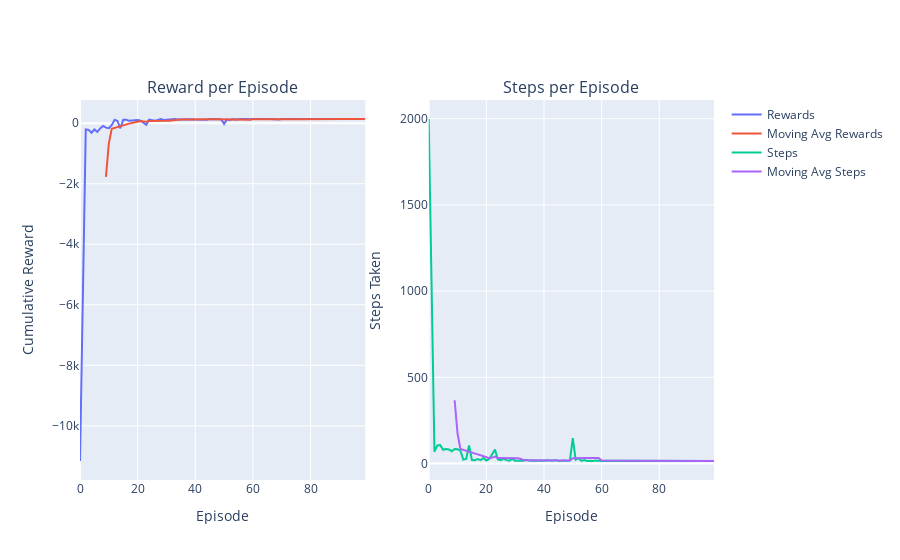

Notebook code for this chart:
### Code cell
# Training the agent
train_agent(agent, maze, num_episodes=100)
